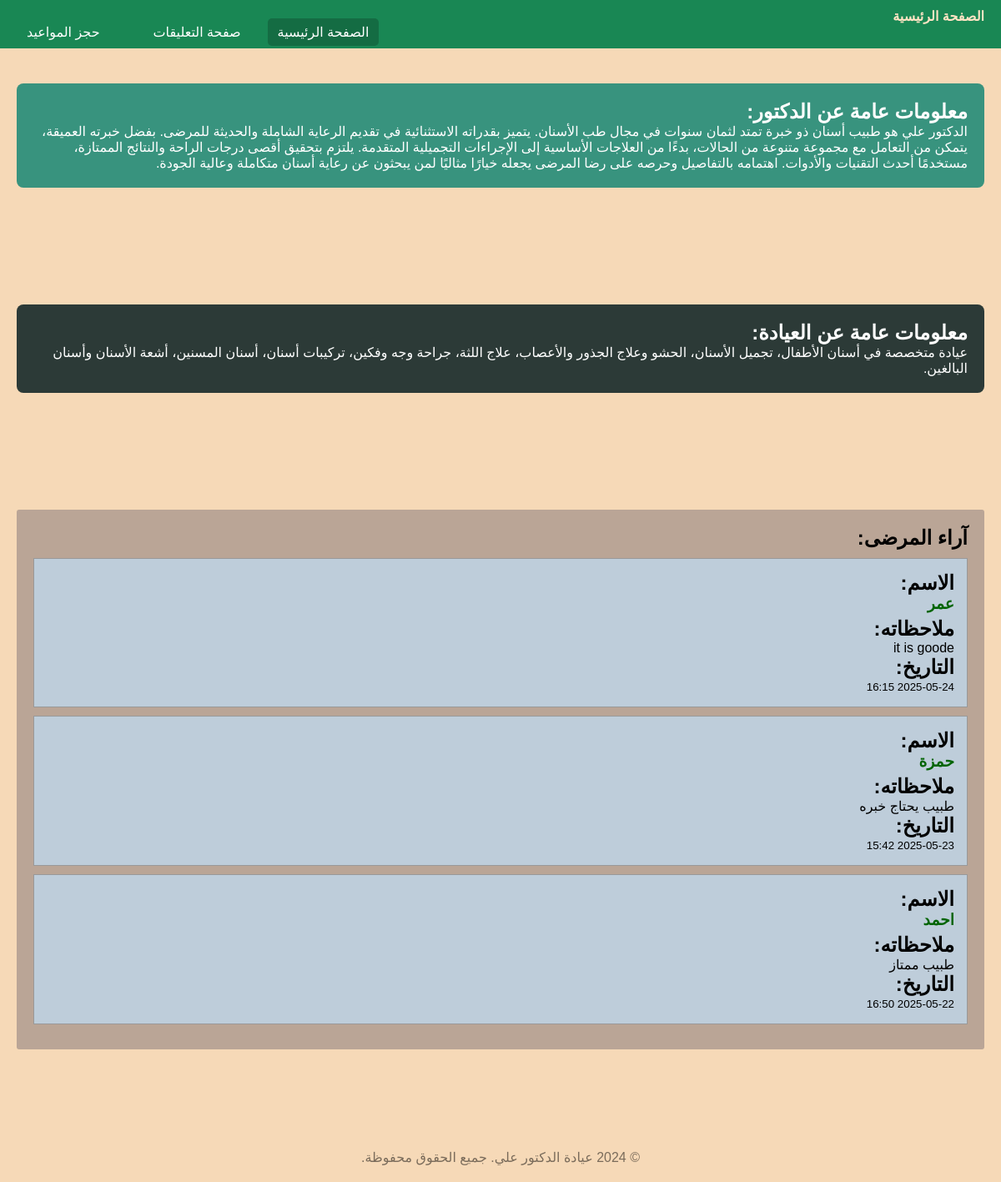
The page / on the database its author committed.
### reservations/models.py (models this page shows, shortened)
class Complaint(models.Model):
    name = models.CharField(max_length=100)
    email = models.EmailField()
    message = models.TextField()
    created_at = models.DateTimeField(auto_now_add=True)

### reservations/views.py (the view)
# urls.py: path('', views.main_page, name='main_page'),
def main_page(request):
    latest_complaints = Complaint.objects.order_by('-created_at')[:3]
    return render(request, 'main_page.html', {'latest_complaints': latest_complaints})

### reservations/templates/Main_Page.html (shortened to what this page needs)
<!DOCTYPE html>
<html lang="ar" dir="rtl">
<head>
</head>
<body>
    <nav>
    <span class="brand"> الصفحة الرئيسية</span>
    <ul>
     <li> <a href="{% url 'main_page' %}" class="active">الصفحة الرئيسية</a> </li>
      <li><a href="{% url 'complaint' %}">صفحة التعليقات</a></li>
      <li><li><a href="{% url 'reserve' %}">حجز المواعيد</a></li>
    </li>
    </ul>
  </nav>
    <header>
        <a href="#">الصفحة الرئيسية</a>
    </header>
    <section>
        <div id="div1">
            <div>
                <h1>معلومات عامة عن الدكتور:</h1>
                <p>الدكتور علي هو طبيب أسنان ذو خبرة تمتد لثمان سنوات في مجال طب الأسنان. يتميز بقدراته الاستثنائية في تقديم الرعاية الشاملة والحديثة للمرضى. بفضل خبرته العميقة، يتمكن من التعامل مع مجموعة متنوعة من الحالات، بدءًا من العلاجات الأساسية إلى الإجراءات التجميلية المتقدمة. يلتزم بتحقيق أقصى درجات الراحة والنتائج الممتازة، مستخدمًا أحدث التقنيات والأدوات. اهتمامه بالتفاصيل وحرصه على رضا المرضى يجعله خيارًا مثاليًا لمن يبحثون عن رعاية أسنان متكاملة وعالية الجودة.</p>
            </div>
        </div>
    </section>
    <section>
        <div id="div2">
            <div>
                <h1>معلومات عامة عن العيادة:</h1>
                <p>عيادة متخصصة في أسنان الأطفال، تجميل الأسنان، الحشو وعلاج الجذور والأعصاب، علاج اللثة، جراحة وجه وفكين، تركيبات أسنان، أسنان المسنين، أشعة الأسنان وأسنان البالغين.</p>
            </div>
        </div>
    </section>
    <section>
        <div id="div4">
           <h1>آراء المرضى:</h1>
{% for complaint in latest_complaints %}
<div class="diva">
    <h2>الاسم:</h2>
    <h3>{{ complaint.name }}</h3>
    <h2>ملاحظاته:</h2>
    <p>{{ complaint.message }}</p>
    <h2>التاريخ:</h2>
    <small>{{ complaint.created_at|date:"Y-m-d H:i" }}</small>
</div>
{% empty %}
<p>لا توجد شكاوى حتى الآن.</p>
{% endfor %}
        </div>
    </section>
    <footer>
        <p>&copy; 2024 عيادة الدكتور علي. جميع الحقوق محفوظة.</p>
    </footer>
</body>
</html>

### reservations/templates/Main_Page.html (style rules this page uses)
* { margin: 0; padding: 0; box-sizing: border-box; }
body { background-color: rgb(246, 217, 183); font-family: Arial, sans-serif; }
nav { background-color: #198754; position: fixed; top: 0; width: 100%; padding: 10px 0; z-index: 999; }
nav ul { display: flex; justify-content: flex-end; list-style: none; margin: 0; padding: 0 20px; gap: 20px; }
nav a { color: white; text-decoration: none; padding: 8px 12px; border-radius: 5px; transition: background-color 0.3s; }
nav a:hover, nav a.active { background-color: #146c43; }
nav .brand { color: bisque; font-weight: bold; margin-left: auto; padding: 0 20px; }
header { background-color: rgb(56, 147, 126); color: bisque; padding: 15px 20px; position: fixed; top: 0; width: 100%; text-align: right; }
header a { color: bisque; text-decoration: none; font-size: 20px; }
section, footer { margin-top: 80px; padding: 20px; }
#div1, #div2 { background-color: rgb(44, 58, 55); color: white; padding: 20px; border-radius: 8px; margin-bottom: 20px; }
#div1 { background-color: rgb(56, 147, 126); }
#div4 { background-color: rgb(186, 165, 150); padding: 20px; border-radius: 3px; }
.diva { background-color: rgb(190, 205, 218); border: solid 1px #999; padding: 15px; margin: 10px 0; }
.diva h3 { color: darkgreen; margin-bottom: 5px; }
.diva p { margin: 0; }
footer { text-align: center; opacity: 0.5; }

### rows shown on the page
Complaint: name "عمر", message "it is goode", created_at "2025-05-24 16:15"
Complaint: name "حمزة", message "طبيب يحتاج خبره", created_at "2025-05-23 15:42"
Complaint: name "احمد", message "طبيب ممتاز", created_at "2025-05-22 16:50"
